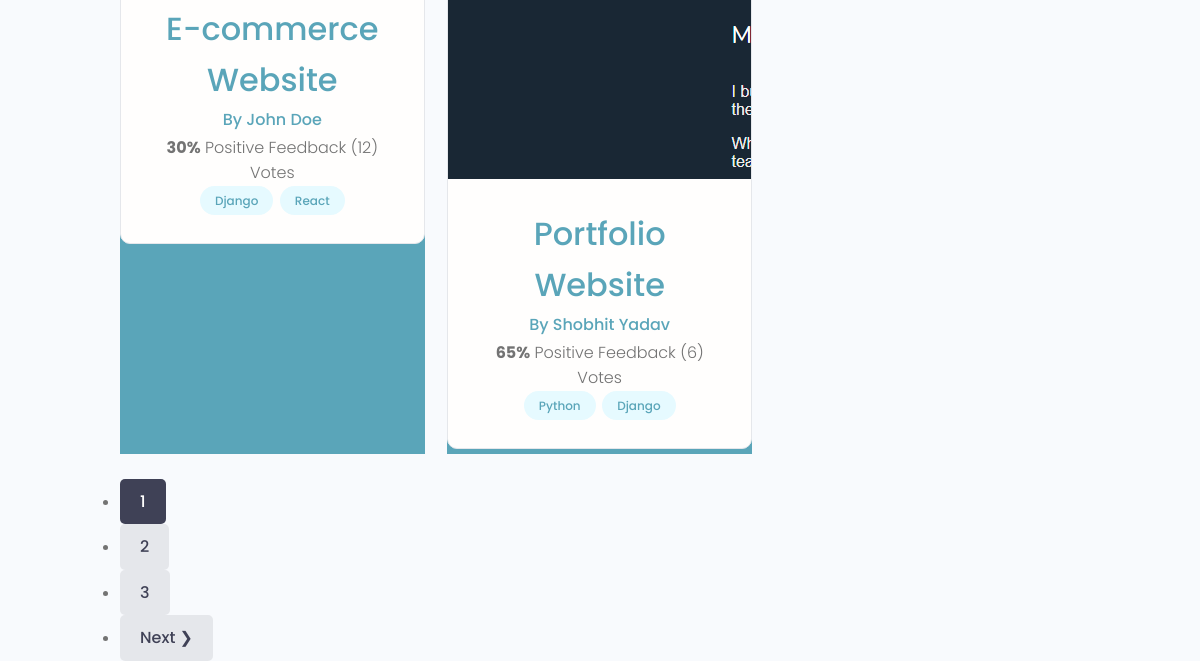
The app's page /projects/ (lower part), older data.
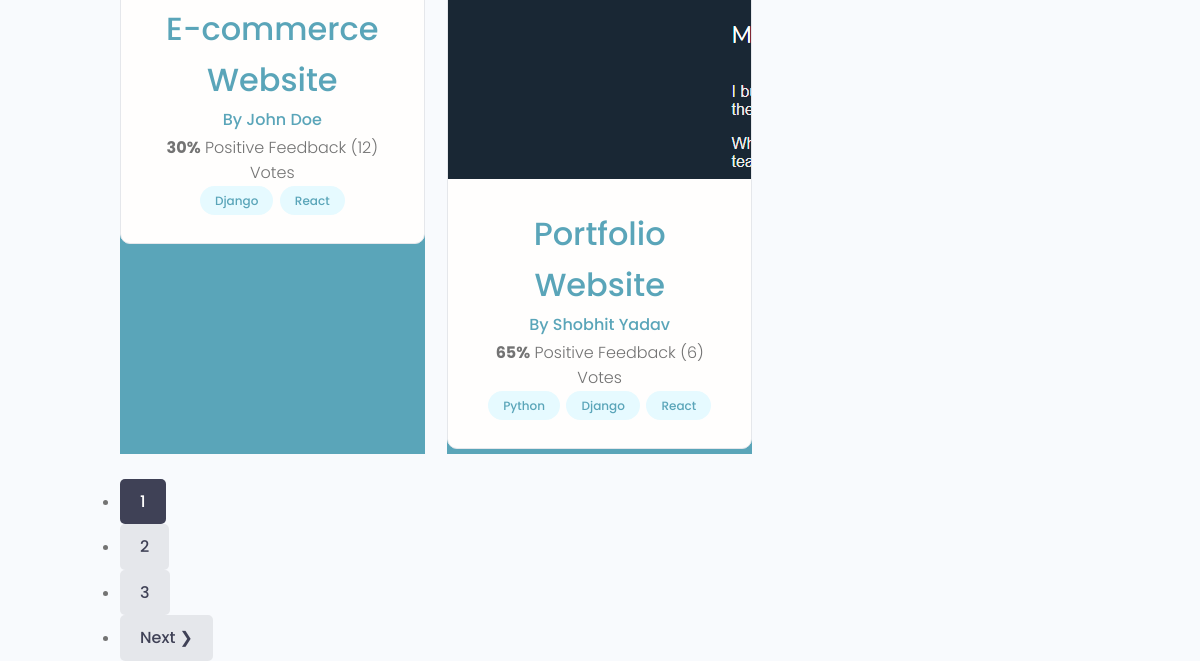
The same page, newer data.
### projects/models.py (models this page shows, shortened)
class Project(models.Model):
    owner=models.ForeignKey(Profile, null=True, blank=True, on_delete=models.SET_NULL)
    title=models.CharField(max_length=200)
    description=models.TextField(null=True, blank=True)
    featured_image=models.ImageField(null=True, blank=True, default="default.jpg")
    demo_link=models.CharField(max_length=2000, null=True, blank=True)
    source_link=models.CharField(max_length=2000, null=True, blank=True)
    tags=models.ManyToManyField('Tag', blank=True)
    vote_total=models.IntegerField(default=0, null=True, blank=True)
    vote_ratio=models.IntegerField(default=0, null=True, blank=True)
    created=models.DateTimeField(auto_now_add=True)
    id=models.UUIDField(default=uuid.uuid4, unique=True, primary_key=True, editable=False)
    class Meta:
        ordering=['created']

class Tag(models.Model):
    name=models.CharField(max_length=200)
    created=models.DateTimeField(auto_now_add=True)
    id=models.UUIDField(default=uuid.uuid4, unique=True, primary_key=True, editable=False)
    def __str__(self):
        return self.name

### users/models.py (models this page shows, shortened)
class Profile(models.Model):
    user=models.OneToOneField(User, on_delete=models.CASCADE, null=True, blank=True)
    name=models.CharField(max_length=200, null=True,blank=True)
    email=models.EmailField(max_length=500, null=True,blank=True)
    username=models.CharField(max_length=200, null=True,blank=True)
    location=models.CharField(max_length=200, null=True,blank=True)
    short_intro=models.CharField(max_length=200, null=True,blank=True)
    bio=models.TextField(null=True,blank=True)
    profile_image=models.ImageField(null=True,blank=True,upload_to='profiles/',default='profiles/user-default.png')
    social_github=models.CharField(max_length=200, null=True,blank=True)
    social_twitter=models.CharField(max_length=200, null=True,blank=True)
    social_linkedin=models.CharField(max_length=200, null=True,blank=True)
    social_youtube=models.CharField(max_length=200, null=True,blank=True)
    social_website=models.CharField(max_length=200, null=True,blank=True)
    created=models.DateTimeField(auto_now_add=True)
    id=models.UUIDField(default=uuid.uuid4, unique=True, primary_key=True, editable=False)

### projects/views.py (the view)
# urls.py: path('projects/', include('projects.urls')),
def projects(request):
    projects, search_query=searchProjects(request)
    custom_range, projects=paginateProjects(request, projects, 2)
    context={'projects':projects, 'search_query':search_query, 'custom_range':custom_range}
    return render(request, 'projects/projects.html', context)

### projects/utils.py (called while the page is built)
def paginateProjects(request, projects, results):
    page=request.GET.get('page')
    paginator=Paginator(projects, results)
    try:
        projects=paginator.page(page)
    except PageNotAnInteger:
        page=1
        projects=paginator.page(page)
    except EmptyPage:
        page=paginator.num_pages
        projects=paginator.page(page)
    leftIndex=(int(page) - 4)
    if leftIndex<1:
        leftIndex=1
    rightIndex=(int(page) + 5)
    if rightIndex>paginator.num_pages:
        rightIndex=paginator.num_pages + 1
    custom_range=range(leftIndex,rightIndex)
    return custom_range, projects

def searchProjects(request):
    search_query=''
    if request.GET.get('search_query'):
        search_query=request.GET.get('search_query')
    tags=Tag.objects.filter(name__icontains=search_query)
    projects=Project.objects.distinct().filter(
        Q(title__icontains=search_query) |
        Q(description__icontains=search_query) |
        Q(owner__name__icontains=search_query) |
        Q(tags__in=tags)
    )
    return projects, search_query

### projects/templates/projects/projects.html (shortened to what this page needs)
{% extends 'main.html' %}
{% block content %}
<main class="projects">
    <section class="projectsList">
      <div class="container">
        <div class="grid grid--three">
        {% for project in projects %}
          <div class="column">
            <div class="card project">
              <a href="{% url 'project' project.id %}" class="project">
                <img class="project__thumbnail" src="{{project.featured_image.url}}" alt="project thumbnail" />
                <div class="card__body">
                  <h3 class="project__title">{{project.title}}</h3>
                  <p><a class="project__author" href="{% url 'user-profile' project.owner.id %}">By {{project.owner.name}}</a></p>
                  <p class="project--rating">
                    <span style="font-weight: bold;">{{project.vote_ratio}}%</span> Positive
                    Feedback ({{project.vote_total}}) Vote{{project.vote_total|pluralize:"s"}}
                  </p>
                  <div class="project__tags">
                    {% for tag in project.tags.all %}
                    <span class="tag tag--pill tag--main">
                      <small>{{tag}}</small>
                    </span>
                    {% endfor %}
                  </div>
                </div>
              </a>
            </div>
          </div>
        {% endfor %}
        </div>
      </div>
    </section>
    {% include 'pagination.html' with queryset=projects custom_range=custom_range %}
  </main>
{% endblock content %}

Row changes from the older to the newer data that the page shows:
changed Project "Portfolio Website": gains Tag (name "React")
